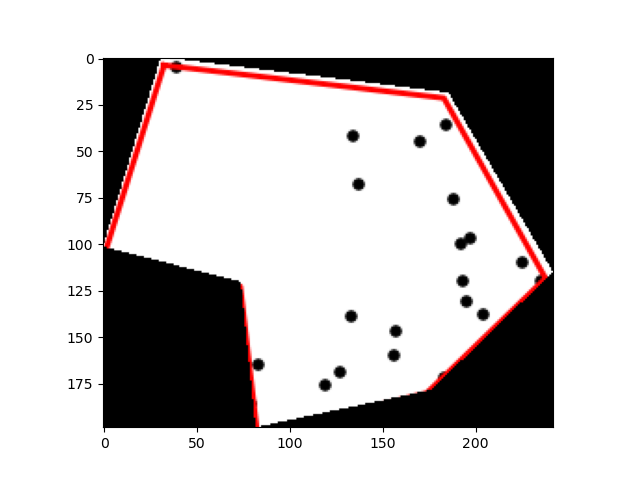
#> input picture Black dots.png, 640 x 480 px
$ python 'Count points.py'
#> lines starting #> are read from the running program, lines starting #| are printed output that depends on the picture; after the words box and inside, x2 and y2 are one past the last pixel; in counts of white or black regions, pixels touching at a corner belong together
import cv2
# path ="C:/Users/Personal/Downloads/black dot.jpg"
path ="Black dots.png"
gray = cv2.imread(path, 0)
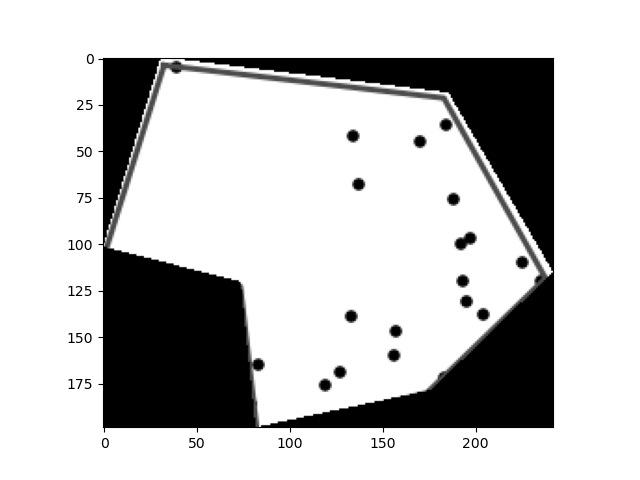
#> gray: shape (480, 640); min 0, max 255, mean 197.8
th, threshed = cv2.threshold(gray, 100, 255,
       cv2.THRESH_BINARY_INV|cv2.THRESH_OTSU)
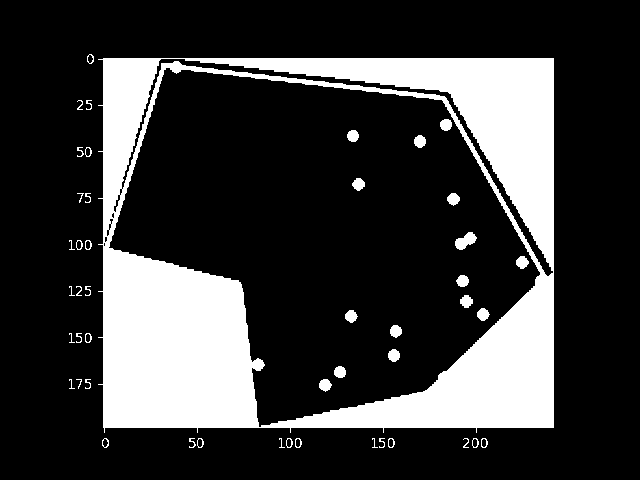
#> threshed: shape (480, 640); 22.7% white; 47 white regions (7 under 20 px)
#> th = 130
#findcontours
cnts = cv2.findContours(threshed, cv2.RETR_LIST,
                    cv2.CHAIN_APPROX_SIMPLE)[-2]
#> cnts = 69 contours, 26 with area under 20; largest, box (x1, y1, x2, y2) and area: (98, 58, 554, 433) 166063, (108, 67, 541, 428) 97732, (121, 58, 554, 277) 3496, (455, 232, 477, 250) 202, (516, 256, 529, 269) 103

# filter by area
s1 = 3
s2 = 15
#s = 30
xcnts = []
for cnt in cnts:
    if s1<cv2.contourArea(cnt) <s2:
    #if cv2.contourArea(cnt)  == 7:
        xcnts.append(cnt)
#> this loop made 69 passes
#> after the loop, xcnts = 16 contours, all with area under 20
print("\nDots number: {}".format(len(xcnts)))
#| Dots number: 16

N = 100
M = len(xcnts)
#> M = 16
F = (M/N)* 64
#> F = 10.24
print(f"Area of Irregular Figure: {F}")
#| Area of Irregular Figure: 10.24

$ run again, with Irregular Shape.png copied over Black dots.png
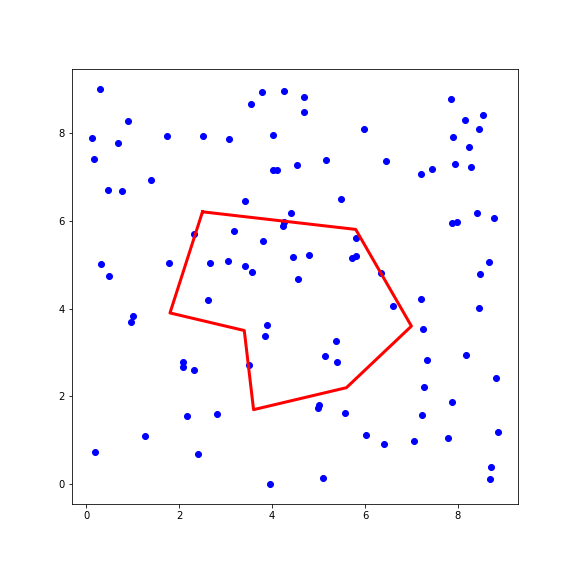
#> input picture Irregular Shape.png, 576 x 576 px
#> `gray = cv2.imread(path, 0)`:
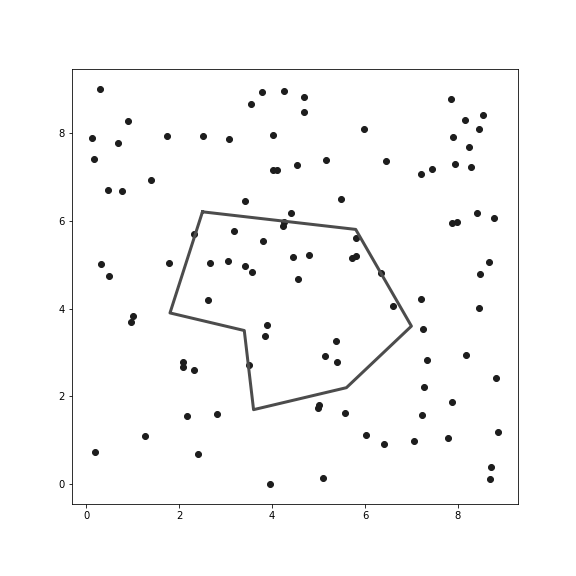
#> gray: shape (576, 576); min 0, max 255, mean 250.1
#> `th, threshed = cv2.threshold(gray, 100, 255, cv2.THRESH_BINARY_INV|cv2..`:
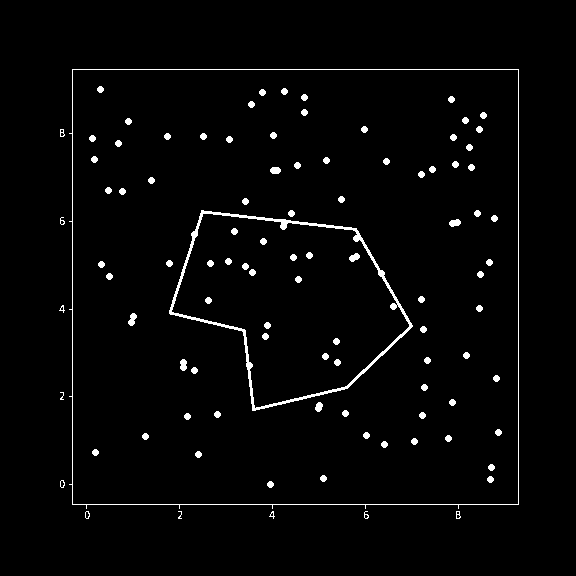
#> threshed: shape (576, 576); 2.3% white; 99 white regions (4 under 20 px)
#> th = 154
#> cnts = 111 contours, 14 with area under 20; largest, box (x1, y1, x2, y2) and area: (69, 69, 519, 509) 194020, (72, 69, 519, 505) 194008, (169, 210, 413, 411) 30484, (171, 213, 410, 409) 28922, (128, 313, 137, 326) 58
#> the loop `for cnt in cnts:` made 111 passes
#> after the loop `for cnt in cnts:`: xcnts = 12 contours, all with area under 20
#| Dots number: 12
#> M = 12
#> F = 7.68
#| Area of Irregular Figure: 7.68

$ run again, with Irregular Shape2.png copied over Black dots.png
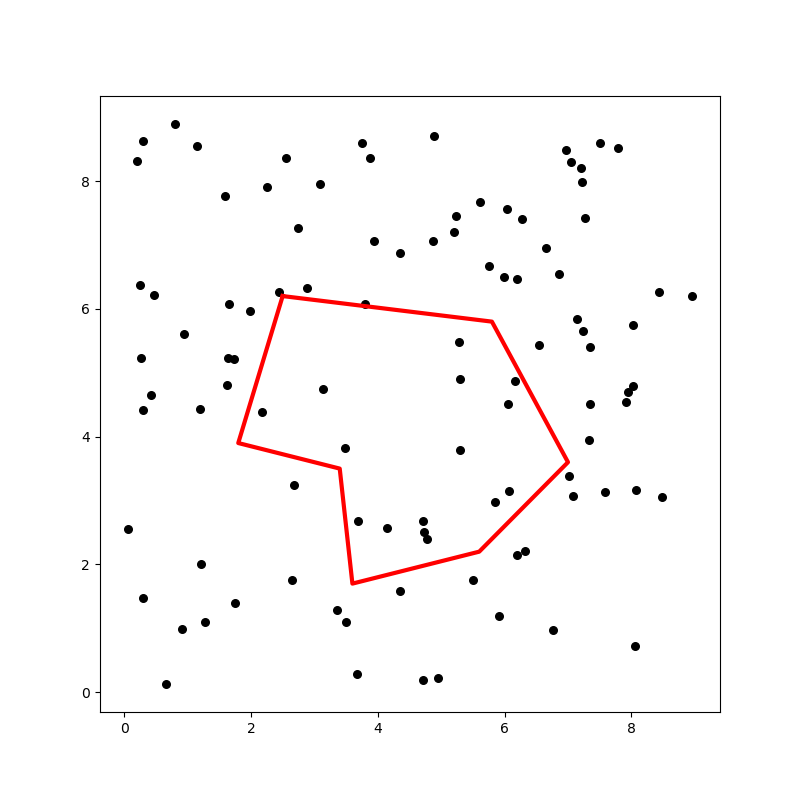
#> input picture Irregular Shape2.png, 800 x 800 px
#> `th, threshed = cv2.threshold(gray, 100, 255, cv2.THRESH_BINARY_INV|cv2..`:
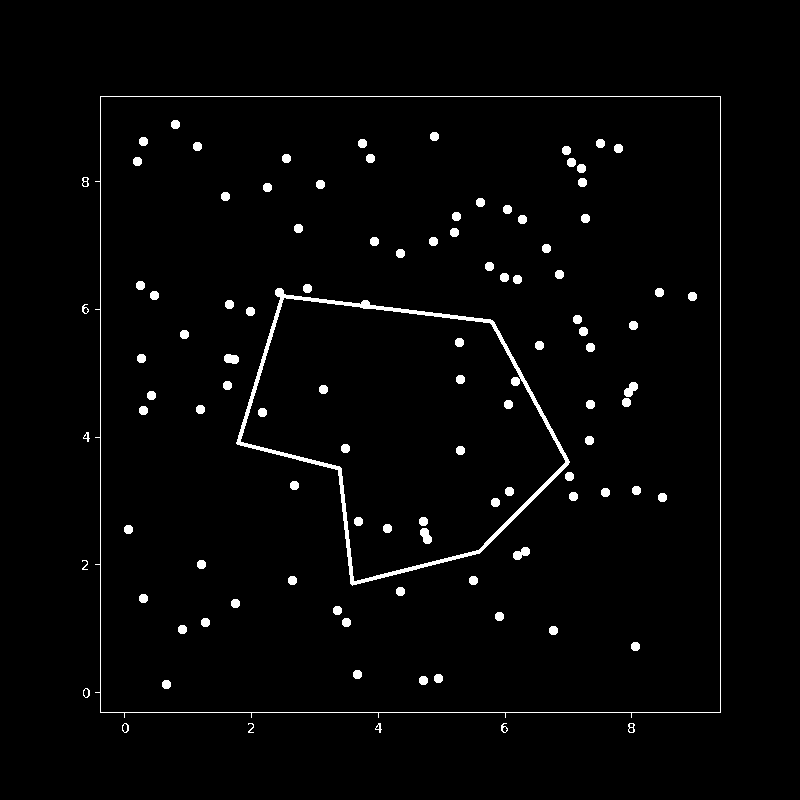
#> threshed: shape (800, 800); 2.1% white; 105 white regions
#> th = 145
#> cnts = 117 contours, 6 with area under 20; largest, box (x1, y1, x2, y2) and area: (95, 96, 721, 718) 381930, (100, 96, 721, 713) 381918, (236, 288, 570, 586) 60678, (240, 297, 566, 582) 57460, (513, 547, 530, 560) 114
#> the loop `for cnt in cnts:` made 117 passes
#> after the loop `for cnt in cnts:`: xcnts = 6 contours, all with area under 20
#| Dots number: 6
#> M = 6
#> F = 3.84
#| Area of Irregular Figure: 3.84

$ run again, with Irregular Shape3.png copied over Black dots.png
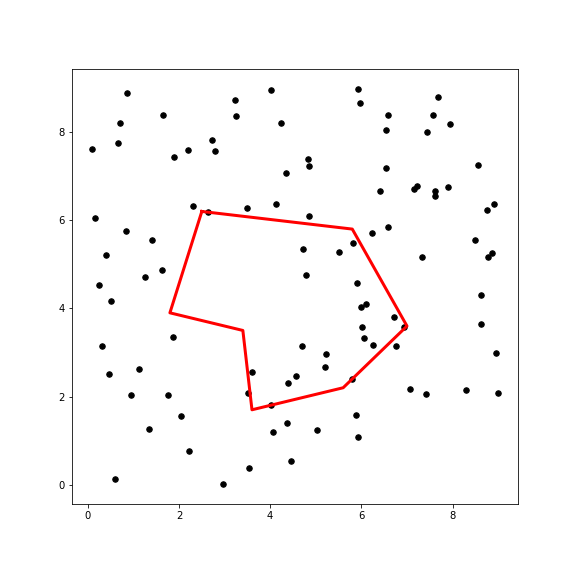
#> input picture Irregular Shape3.png, 576 x 576 px
#> `th, threshed = cv2.threshold(gray, 100, 255, cv2.THRESH_BINARY_INV|cv2..`:
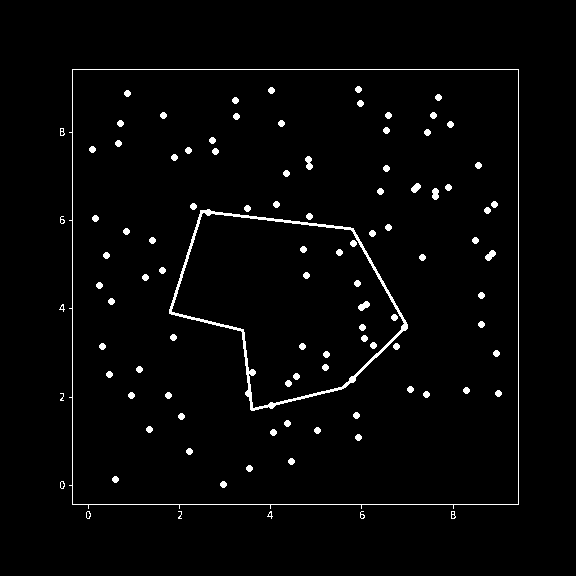
#> threshed: shape (576, 576); 2.3% white; 101 white regions (4 under 20 px)
#> th = 153
#> cnts = 113 contours, 14 with area under 20; largest, box (x1, y1, x2, y2) and area: (69, 69, 519, 509) 194020, (72, 69, 519, 505) 194008, (169, 209, 408, 411) 30032, (171, 212, 405, 409) 28532, (358, 301, 370, 311) 58
#> the loop `for cnt in cnts:` made 113 passes
#> after the loop `for cnt in cnts:`: xcnts = 12 contours, all with area under 20
#| Dots number: 12
#> M = 12
#> F = 7.68
#| Area of Irregular Figure: 7.68
